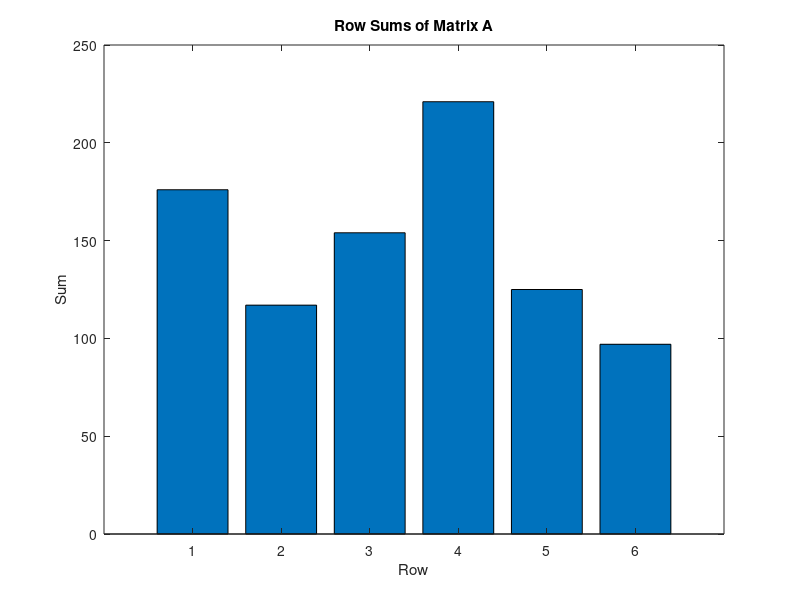

The MATLAB script that drew this image:
% Day 079: Random Matrix Operations
A = randi(50, 6, 6);
row_sum = sum(A, 2);
col_sum = sum(A);
disp('Matrix A:');
disp(A);
disp('Row sums:');
disp(row_sum);
disp('Column sums:');
disp(col_sum);
figure;
bar(row_sum);
title('Row Sums of Matrix A');
xlabel('Row');
ylabel('Sum');
